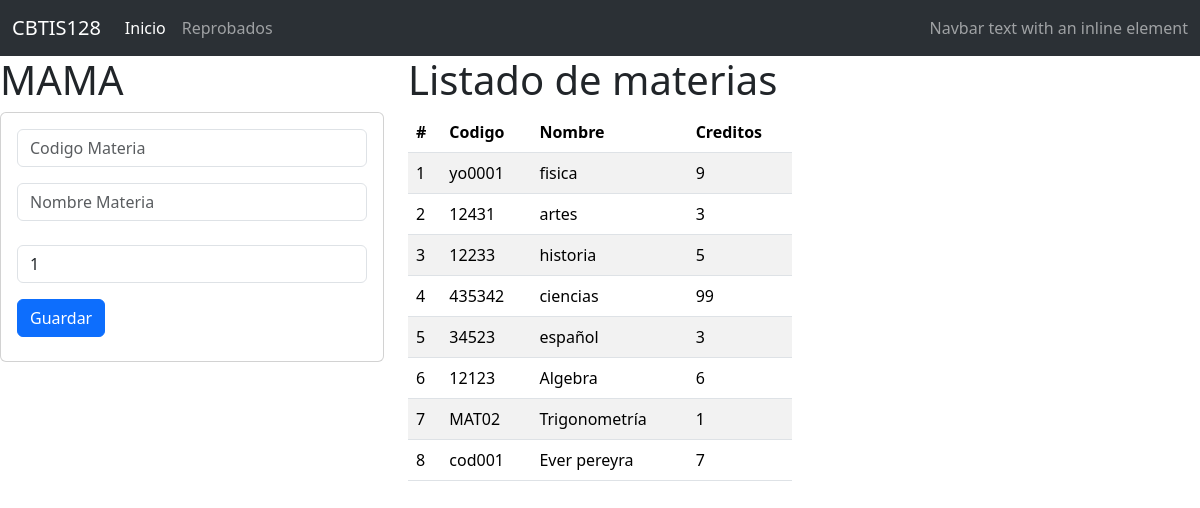
The page / on the database its author committed.
### materia_app/models.py (models this page shows, shortened)
class Materia(models.Model):
    codigo=models.CharField(primary_key=True, max_length=6)
    nombre=models.CharField(max_length=100)
    creditos=models.PositiveSmallIntegerField()

### materia_app/views.py (the view)
# urls.py: path("", views.inicio_vista, name= "inicio_vista" ),
def inicio_vista(request):
    lasmaterias=Materia.objects.all()
    return render(request,"gestionarMateria.html", {"mismaterias":lasmaterias}   )

### materia_app/templates/gestionarMateria.html (shortened to what this page needs)
{% extends "base.html" %}
{% block cuerpo %}
<div class="row">
    <div class="col-sm-12 col-md-4 col-lg-4 col-xl-4">
        <h1> MAMA </h1>
    <div class="card">
        <div class="card-body">
            <form action="registrarMateria/" method="POST"> {% csrf_token %}
                <div class="form-group">
                    <input type="text" id="txtcodigo" name="txtcodigo" class="form-control"
                    placeholder="Codigo Materia" minLenght="6" maxLenght="6" required>
                </div>
                <div class="form-group py-3">
                    <input type="text" id="txtnombre" name="txtnombre" class="form-control"
                    placeholder="Nombre Materia" maxLenght="100" required>
                </div>
                <div class="form-group py-2">
                    <input type="text" id="numcreditos" name="numcreditos" class="form-control"
                    value="1" min="1" max="9" required>
                </div>
                <div class="form-group py-2">
                    <button type="submit" class="btn btn-primary">Guardar</button>
                </div>
            </form>
        </div>
    </div>
    </div>
    <div class="col-sm-12 col-md-4 col-lg-4 col-xl-4">
    <h1>Listado de materias</h1>
    <div class="table-responsive">
    <table class="table table-striped">
        <thead>
        <tr>
            <th scope="col">#</th>
            <th scope="col">Codigo</th>
            <th scope="col">Nombre</th>
            <th scope="col">Creditos</th>
        </tr>
        </thead>
        <tbody>
            {% for m in mismaterias %}
                <tr>
                    <td>{{forloop.counter}}</td>
                    <td>{{m.codigo}}</td>
                    <td>{{m.nombre}}</td>
                    <td>{{m.creditos}}</td>
                </tr>
            {% endfor %}
        </tbody>
    </table>
    </div>
</div>
{% endblock %}

### materia_app/templates/base.html (shortened to what this page needs)
<!doctype html>
<html lang="en">
  <head>
    <link href="https://cdn.jsdelivr.net/npm/bootstrap@5.3.3/dist/css/bootstrap.min.css" rel="stylesheet">
  </head>
  <body>
            <nav class="navbar navbar-expand-lg bg-body-tertiary bg-primary" data-bs-theme="dark">
                <div class="container-fluid">
                  <a class="navbar-brand" href="#">CBTIS128</a>
                  <div class="collapse navbar-collapse" id="navbarText">
                    <ul class="navbar-nav me-auto mb-2 mb-lg-0">
                      <li class="nav-item">
                        <a class="nav-link active" aria-current="page" href="#">Inicio</a>
                      </li>
                      <li class="nav-item">
                        <a class="nav-link" href="#">Reprobados</a>
                      </li>
                    </ul>
                    <span class="navbar-text">
                      Navbar text with an inline element
                    </span>
                  </div>
                </div>
              </nav>
    {% block cuerpo %}
    {% endblock %}
  </body>
</html>

### rows shown on the page
Materia: codigo "yo0001", nombre "fisica", creditos "9"
Materia: codigo "12431", nombre "artes", creditos "3"
Materia: codigo "12233", nombre "historia", creditos "5"
Materia: codigo "435342", nombre "ciencias", creditos "99"
Materia: codigo "34523", nombre "español", creditos "3"
Materia: codigo "12123", nombre "Algebra", creditos "6"
Materia: codigo "MAT02", nombre "Trigonometría", creditos "1"
Materia: codigo "cod001", nombre "Ever pereyra", creditos "7"
